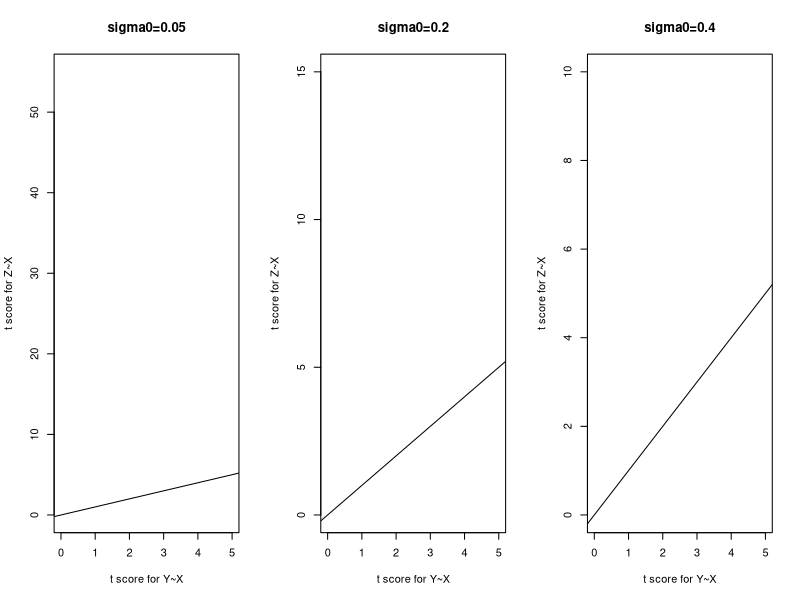

This figure's R source:
## ---- chunk 1
sim_factor <- function(alpha=0.2, beta1=0.4, beta2=0.3, eps1=0.2, eps2=0.4){
  res <- numeric(9L)
  names(res) <- c("beta.Z","score.Z","p.Z",
                  "beta1.x","score1.x","p1.x",
                  "beta2.x","score2.x","p2.x")
  x = rnorm(100,sd=1)
  Z = alpha*x + rnorm(100,sd=eps1)
  y1 = beta1*Z + rnorm(100,sd=eps2)
  y2 = beta2*Z + rnorm(100,sd=eps2)
  
  res[c("beta.Z","score.Z","p.Z")] <- summary(lm(Z~x))$coefficients[2,c(1,3,4)]
  
  res[c("beta1.x","score1.x","p1.x")] <- summary(lm(y1~x))$coefficients[2,c(1,3,4)]
  res[c("beta2.x","score2.x","p2.x")] <- summary(lm(y2~x))$coefficients[2,c(1,3,4)]
  
  res
}
## ---- chunk 2
library(ggplot2)
par(mfrow=c(1,3))
ress <- do.call(rbind, lapply(1:100,sim_factor,eps1=0.05))
plot(abs(ress[,"score1.x"]), abs(ress[,"score.Z"]), pch=20,
     ylim=c(0,55), xlim=c(0,5),col=3,main="sigma0=0.05",
     ylab="t score for Z~X", xlab="t score for Y~X")
points(abs(ress[,"score2.x"]), abs(ress[,"score.Z"]), pch=20,col=2)
lines(x=c(-4,6),y=c(-4,6),col=1)

ress <- do.call(rbind, lapply(1:100,sim_factor,eps1=0.2))
plot(abs(ress[,"score1.x"]), abs(ress[,"score.Z"]), main="sigma0=0.2", pch=20,
     ylim=c(0,15), xlim=c(0,5),col=3,ylab="t score for Z~X", xlab="t score for Y~X")
points(abs(ress[,"score2.x"]), abs(ress[,"score.Z"]), pch=20,col=2)
lines(x=c(-4,6),y=c(-4,6),col=1)


ress <- do.call(rbind, lapply(1:100,sim_factor,eps1=0.4))
plot(abs(ress[,"score1.x"]), abs(ress[,"score.Z"]),main="sigma0=0.4", pch=20,
     ylim=c(0,10), xlim=c(0,5),col=3,ylab="t score for Z~X", xlab="t score for Y~X")
points(abs(ress[,"score2.x"]), abs(ress[,"score.Z"]), pch=20,col=2)
lines(x=c(-4,6),y=c(-4,6),col=1)

#legend(col=c(3,2),legend = c("Y1~X","Y2~X"))
